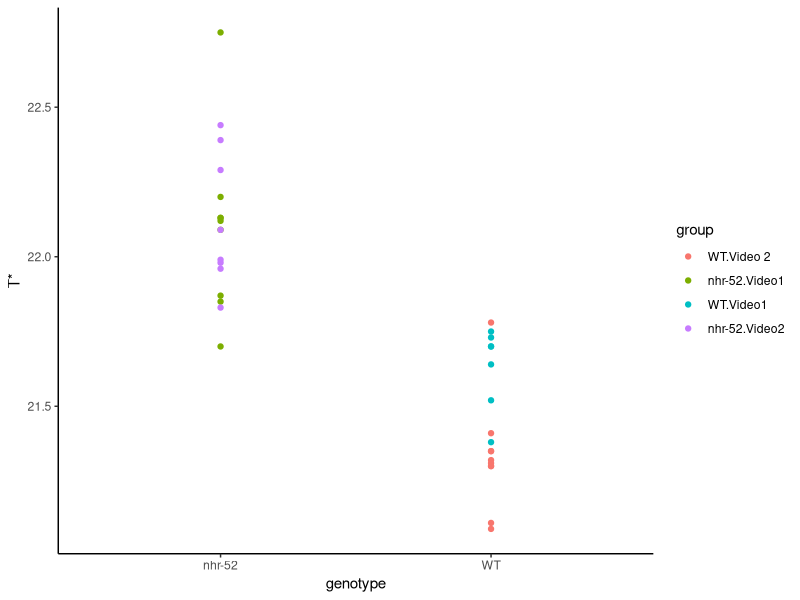
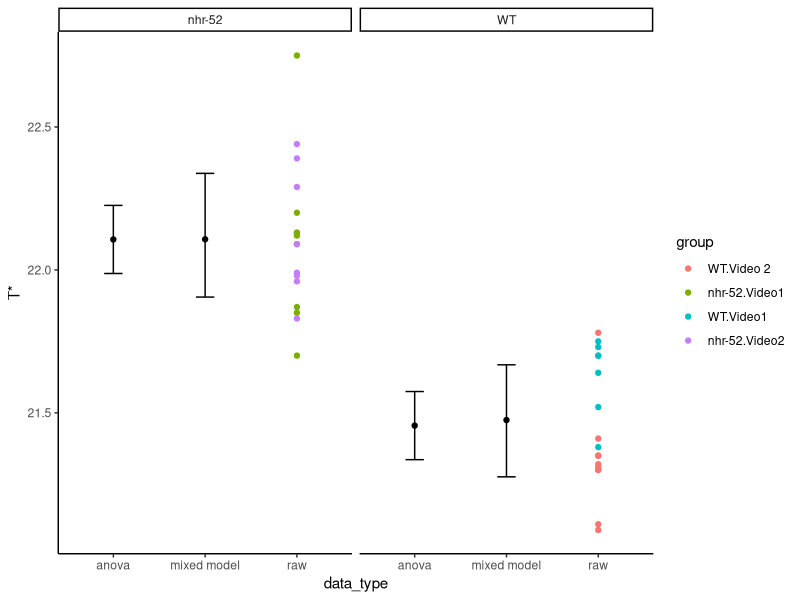

Source code (R) for these figures, in order:
## ---- chunk 1
knitr::opts_chunk$set(
  collapse = TRUE,
  comment = "#>",
  fig.path = "man/figures/README-",
  out.width = "100%"
)
library(tidyverse)
library(magrittr)
ggplot2::theme_set(theme_classic())
## ---- chunk 2

#read csv file in:
Tstar <- readr::read_csv("data/WTvsNHR52_Tstar.csv") %>% mutate(group = interaction(genotype, video)) 
Tstar %>%
  ggplot(aes(x = genotype, y = `T*`)) + geom_point(aes(colour = group))


Tstar %>% lm(data = ., `T*` ~ group) %>% 
  emmeans::emmeans("group") %>% 
  emmeans::contrast(method = "pairwise")

lm.anova <- Tstar %>% lm(data = ., 0 +`T*` ~ genotype) 
lm.anova %>% emmeans::emmeans("genotype") %>% 
  emmeans::contrast(method = "pairwise")

lm.group <- Tstar %>% lme4::lmer(data = ., `T*` ~ 0 + genotype + (1|group)) 
lm.group %>% emmeans::emmeans("genotype") %>% 
  emmeans::contrast(method = "pairwise")
  
predict.anova <- predict(lm.anova, 
                         newdata = tibble(genotype = c("nhr-52", "WT")), 
                         interval = "confidence")

confint.group <- confint(lm.group, method = "boot")
predict.group <- tibble(fit = predict(lm.group, 
                         newdata = tibble(genotype = c("nhr-52", "WT")),
                         re.form = NA))

intervals <- tibble(
  genotype = rep(c("nhr-52", "WT"), 2),
  data_type = rep(c("anova", "mixed model"), each = 2),
  `T*` = c(predict.anova[,'fit'], predict.group[[1]]),
  lwr  = c(predict.anova[,'lwr'], confint.group[3:4,1]),
  upr  = c(predict.anova[,'upr'], confint.group[3:4,2])
)

Tstar %>% mutate(data_type = "raw") %>%
  ggplot(aes(x = data_type, y = `T*`)) +
  geom_point(aes(colour = group)) +
  geom_point(data = intervals) +
  geom_errorbar(data = intervals, aes(ymin = lwr, ymax = upr), width = 0.2) +
  facet_grid(~genotype)
